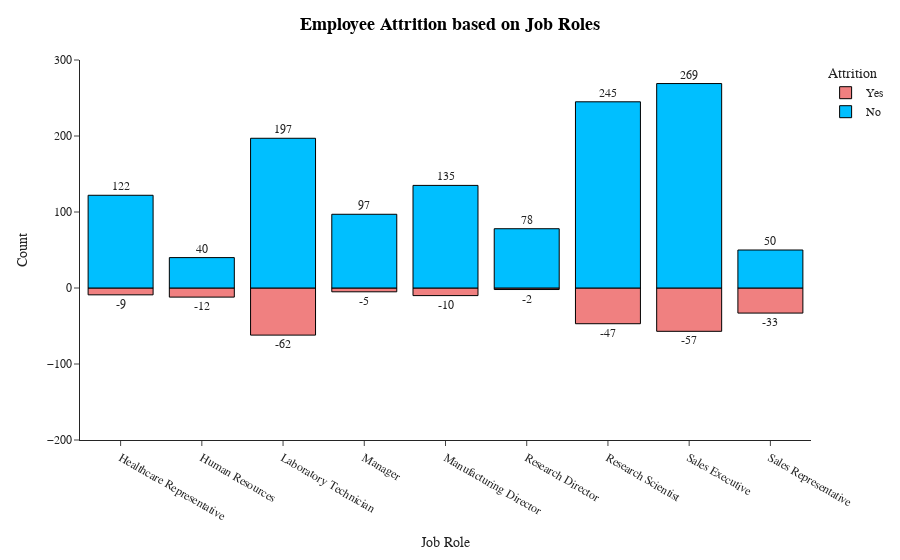

Notebook source saved alongside this figure:
### Code cell
k=df.groupby(['JobRole','Attrition'],as_index=False)['Age'].count()
a=k[k['Attrition']=='Yes']
b=k[k['Attrition']=='No']
a['Age']=a['Age'].apply(lambda x: -x)
k=pd.concat([a,b],ignore_index=True)
k['Count']=k['Age']
k.rename(columns={'JobRole':'Job Role'},inplace=True)
fig=px.bar(k,x='Job Role',y='Count',color='Attrition',template='simple_white',text='Count',color_discrete_sequence=['LightCoral','DeepSkyBlue'])
fig.update_yaxes(range=[-200,300])
fig.update_traces(marker=dict(line=dict(color='#000000', width=1)),textposition = "outside")
fig.update_xaxes(visible=True)
fig.update_yaxes(visible=True)
fig.update_layout(title_x=0.5,template='simple_white',showlegend=True,title_text='<b style="color:black; font-size:105%;">Employee Attrition based on Job Roles</b>',font_family="Times New Roman",title_font_family="Times New Roman")
fig.show()

### Figure 1 — Plotly figure (JSON) as saved in the notebook; plotly's stock layout.template omitted (floating-point values rounded to 4 significant figures)
{"data": [{"alignmentgroup": "True", "hovertemplate": "Attrition=Yes<br>Job Role=%{x}<br>Count=%{text}<extra></extra>", "legendgroup": "Yes", "marker": {"color": "LightCoral", "line": {"color": "#000000", "width": 1}, "pattern": {"shape": ""}}, "name": "Yes", "offsetgroup": "Yes", "orientation": "v", "showlegend": true, "text": [-9, -12, -62, -5, -10, -2, -47, -57, -33], "textposition": "outside", "type": "bar", "x": ["Healthcare Representative", "Human Resources", "Laboratory Technician", "Manager", "Manufacturing Director", "Research Director", "Research Scientist", "Sales Executive", "Sales Representative"], "xaxis": "x", "y": [-9, -12, -62, -5, -10, -2, -47, -57, -33], "yaxis": "y"}, {"alignmentgroup": "True", "hovertemplate": "Attrition=No<br>Job Role=%{x}<br>Count=%{text}<extra></extra>", "legendgroup": "No", "marker": {"color": "DeepSkyBlue", "line": {"color": "#000000", "width": 1}, "pattern": {"shape": ""}}, "name": "No", "offsetgroup": "No", "orientation": "v", "showlegend": true, "text": [122, 40, 197, 97, 135, 78, 245, 269, 50], "textposition": "outside", "type": "bar", "x": ["Healthcare Representative", "Human Resources", "Laboratory Technician", "Manager", "Manufacturing Director", "Research Director", "Research Scientist", "Sales Executive", "Sales Representative"], "xaxis": "x", "y": [122, 40, 197, 97, 135, 78, 245, 269, 50], "yaxis": "y"}], "layout": {"autosize": true, "barmode": "relative", "font": {"family": "Times New Roman"}, "legend": {"title": {"text": "Attrition"}, "tracegroupgap": 0}, "margin": {"t": 60}, "showlegend": true, "title": {"font": {"family": "Times New Roman"}, "text": "<b style=\"color:black; font-size:105%;\">Employee Attrition based on Job Roles</b>", "x": 0.5}, "xaxis": {"anchor": "y", "autorange": true, "domain": [0, 1], "range": [-0.5, 8.5], "title": {"text": "Job Role"}, "type": "category", "visible": true}, "yaxis": {"anchor": "x", "domain": [0, 1], "range": [-200, 300], "title": {"text": "Count"}, "type": "linear", "visible": true}}}
